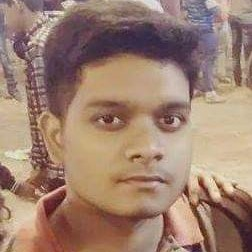
#> input picture image_video_processing_opencv/face_detection/reshav.jpeg, 252 x 252 px
$ python main.py
#> lines starting #> are read from the running program, lines starting #| are printed output that depends on the picture; after the words box and inside, x2 and y2 are one past the last pixel; in counts of white or black regions, pixels touching at a corner belong together
import cv2

face_cascade = cv2.CascadeClassifier('haarcascade_frontalface_default.xml')

img = cv2.imread('reshav.jpeg')
#> img is the input picture: shape (252, 252, 3); mean B, G, R 112.7, 129, 158.3
detected_img = img

gray = cv2.cvtColor(detected_img, cv2.COLOR_BGR2GRAY)
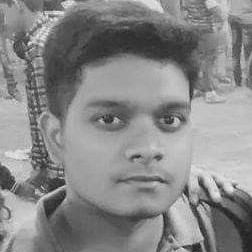
#> gray: shape (252, 252); min 18, max 239, mean 135.9

faces = face_cascade.detectMultiScale(gray, scaleFactor = 1.05, minNeighbors = 5)
#> faces = [[59, 57, 161, 161]]

for x, y, z, w in faces:
    detected_img = cv2.rectangle(detected_img, (x, y), (x + w, y + z), (0, 255, 0), 3)
#> this loop made 1 pass
#> pass 1, `detected_img = cv2.rectangle(detected_img, (x, y), (x + w, y + z), (0,..`:
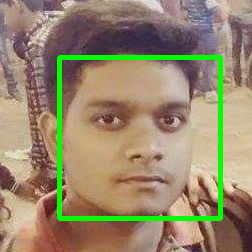
#> detected_img: shape (252, 252, 3); 5.05% of pixels changed, all inside (x1, y1, x2, y2) = (57, 55, 223, 221)
# print(faces)

# resized = cv2.resize(img, (int(img.shape[1] / 2), int(img.shape[0] / 2)))


cv2.imshow('Detected Face', detected_img)
cv2.waitKey(0)
cv2.destroyAllWindows()

$ run again, with image_video_processing_opencv/face_detection/chayan1.jpeg copied over image_video_processing_opencv/face_detection/reshav.jpeg
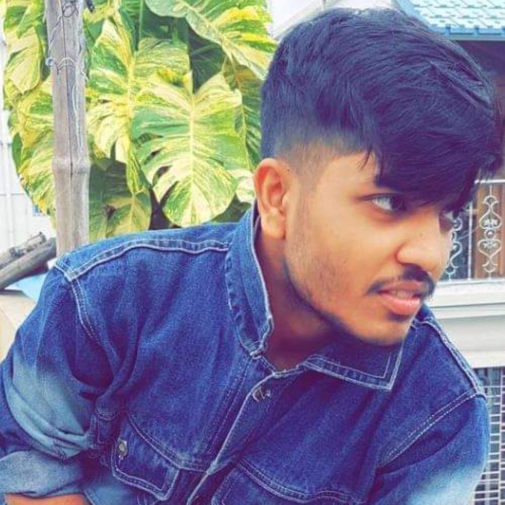
#> input picture image_video_processing_opencv/face_detection/chayan1.jpeg, 1009 x 1009 px (shown at 1/2 size)
#> img is the input picture: shape (1009, 1009, 3); mean B, G, R 141.2, 122.6, 125.9
#> `gray = cv2.cvtColor(detected_img, cv2.COLOR_BGR2GRAY)`:
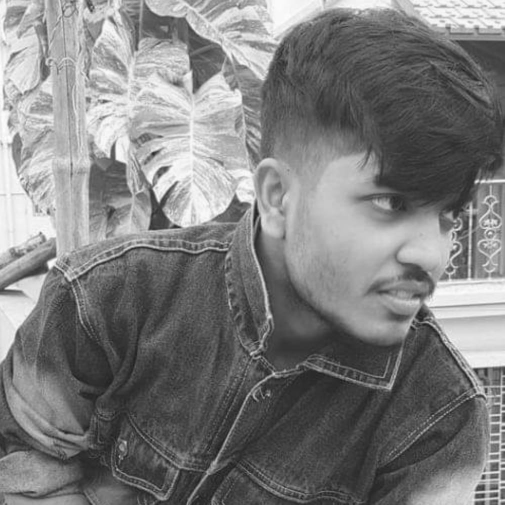
#> gray: shape (1009, 1009) (shown at 1/2 size); min 23, max 254, mean 125.7
#> faces = [[367, 5, 53, 53], [405, 155, 52, 52], [372, 892, 54, 54], [318, 80, 69, 69], [7, 752, 107, 107], [17, 288, 182, 182]]
#> the loop `for x, y, z, w in faces:` made 6 passes
#> after the loop `for x, y, z, w in faces:`:
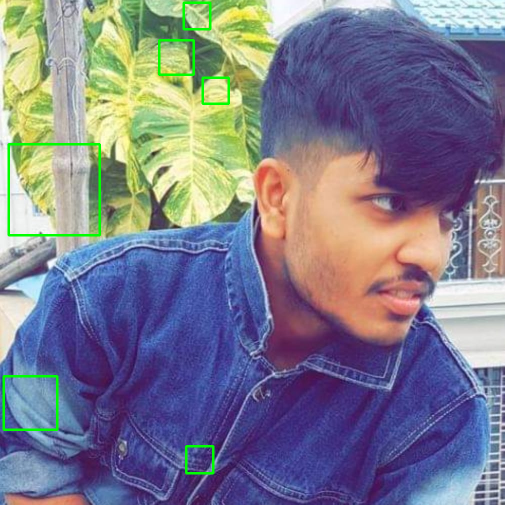
#> detected_img: shape (1009, 1009, 3) (shown at 1/2 size); mean B, G, R 139.7, 123.6, 124.4

$ run again, with image_video_processing_opencv/face_detection/chayan2.jpeg copied over image_video_processing_opencv/face_detection/reshav.jpeg
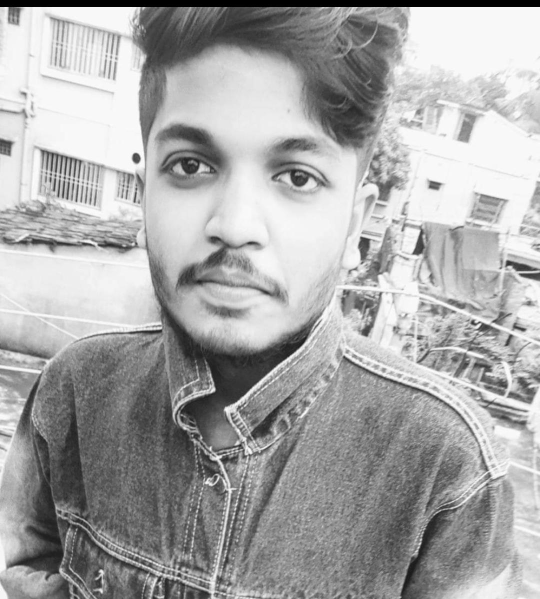
#> input picture image_video_processing_opencv/face_detection/chayan2.jpeg, 1080 x 1198 px (shown at 1/2 size)
#> img is the input picture: shape (1198, 1080, 3); min 0, max 255, mean 167.5
#> faces = [[338, 1035, 28, 28], [679, 1102, 27, 27], [884, 547, 30, 30], [868, 1052, 63, 63], [836, 1116, 68, 68], [196, 112, 571, 571]]
#> the loop `for x, y, z, w in faces:` made 6 passes
#> pass 1, `detected_img = cv2.rectangle(detected_img, (x, y), (x + w, y + z), (0,..`:
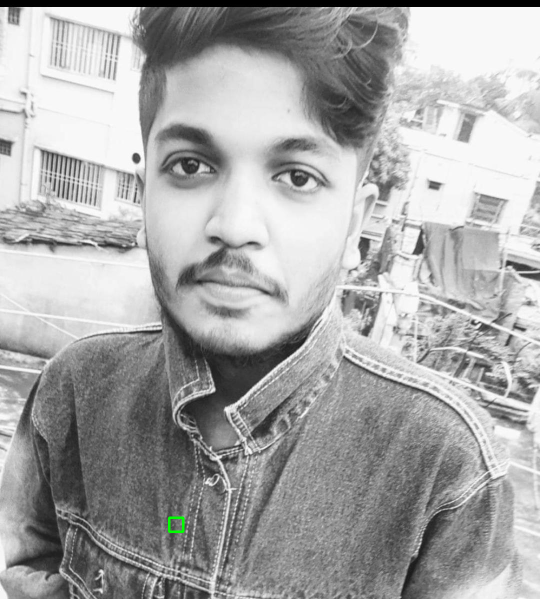
#> detected_img: shape (1198, 1080, 3) (shown at 1/2 size); 0.04% of pixels changed, all inside (x1, y1, x2, y2) = (336, 1033, 369, 1066)
#> after the loop `for x, y, z, w in faces:`:
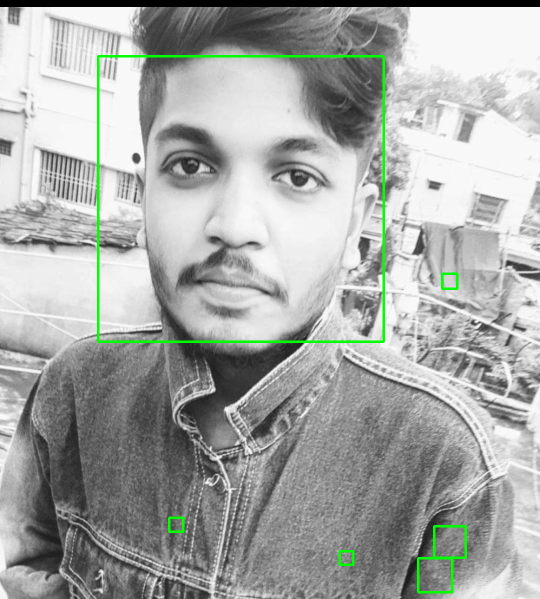
#> detected_img: shape (1198, 1080, 3) (shown at 1/2 size); mean B, G, R 165.6, 168.7, 165.6

$ run again, with image_video_processing_opencv/face_detection/sagnik.jpeg copied over image_video_processing_opencv/face_detection/reshav.jpeg
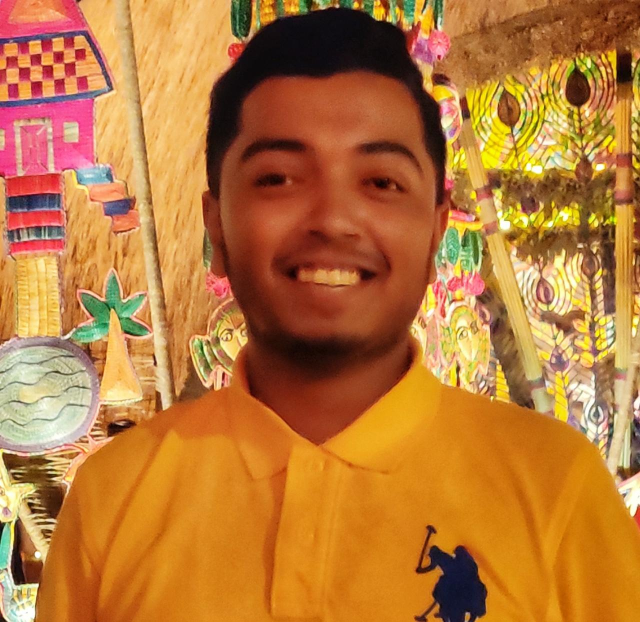
#> input picture image_video_processing_opencv/face_detection/sagnik.jpeg, 1280 x 1244 px (shown at 1/2 size)
#> img is the input picture: shape (1244, 1280, 3); mean B, G, R 57.5, 120.6, 185
#> `gray = cv2.cvtColor(detected_img, cv2.COLOR_BGR2GRAY)`:
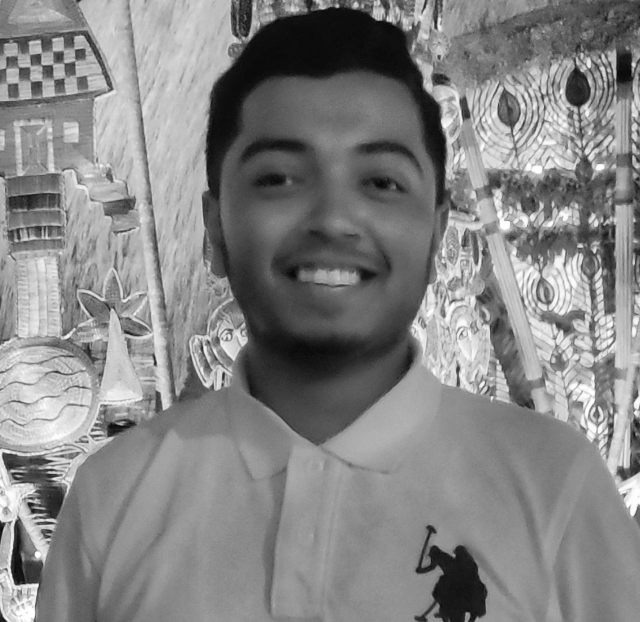
#> gray: shape (1244, 1280) (shown at 1/2 size); min 2, max 255, mean 132.6
#> faces = [[182, 718, 28, 28], [993, 396, 57, 57], [245, 682, 71, 71], [9, 489, 73, 73], [128, 323, 104, 104], [389, 143, 541, 541]]
#> the loop `for x, y, z, w in faces:` made 6 passes
#> after the loop `for x, y, z, w in faces:`:
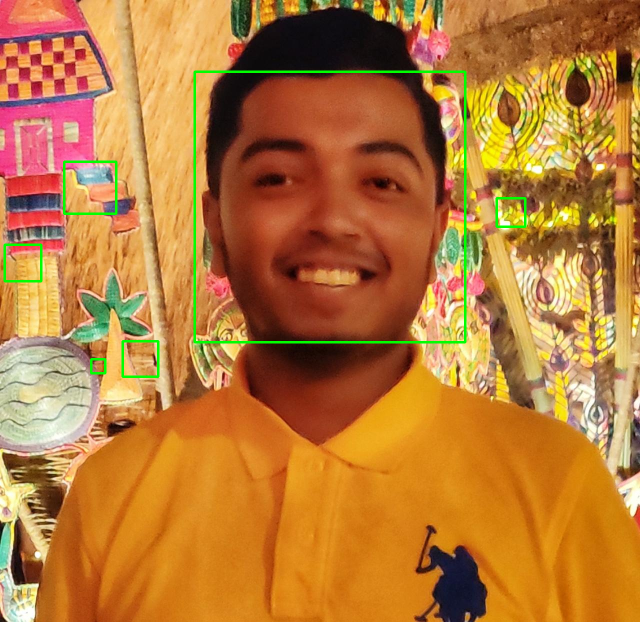
#> detected_img: shape (1244, 1280, 3) (shown at 1/2 size); mean B, G, R 56.6, 121.9, 183
